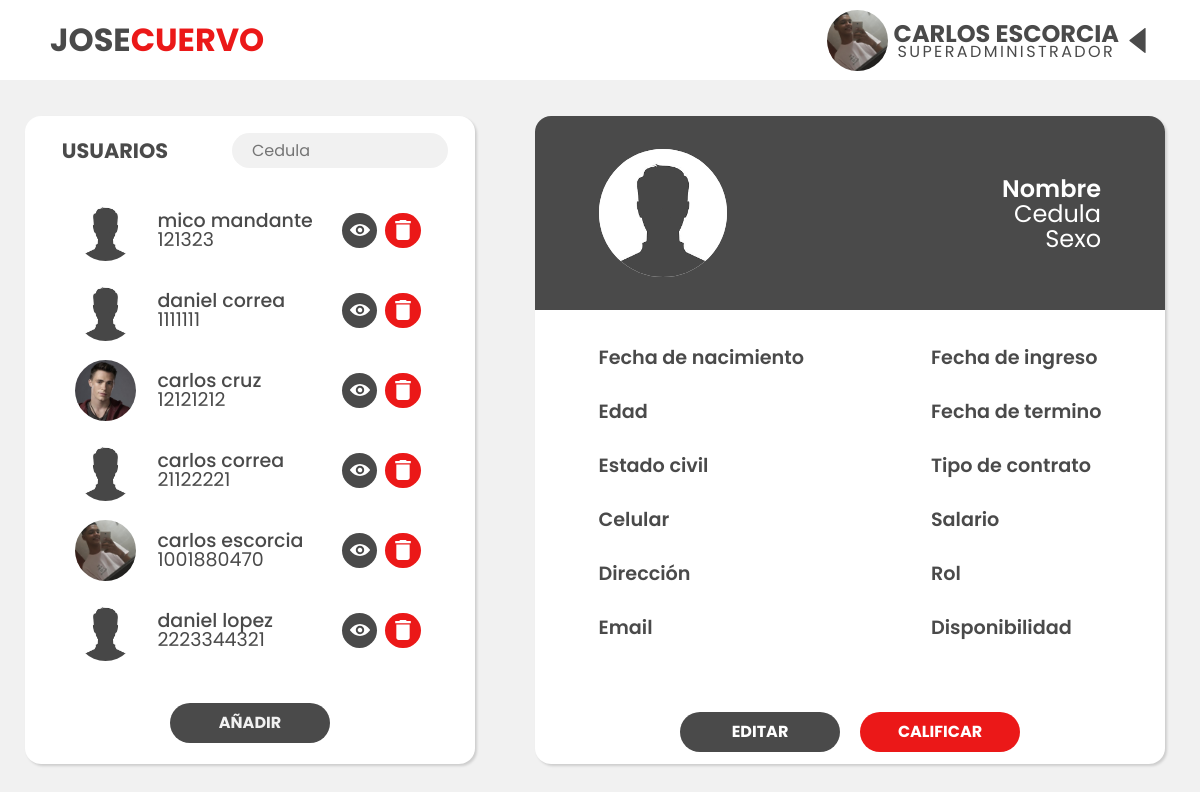
Before: /dashboard (signed in) with the older database file.
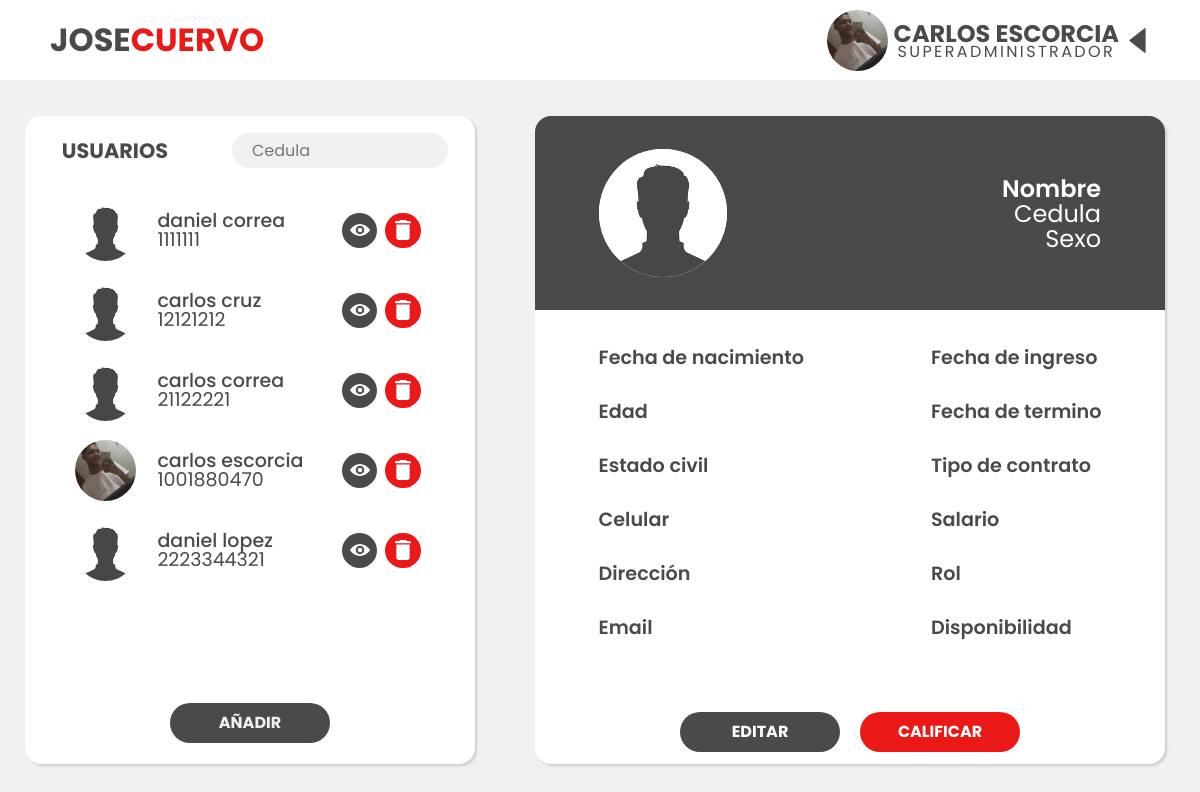
After: the same page with the newer database file.
### tables this page shows
CREATE TABLE usuario (CC INTEGER NOT NULL, nombre VARCHAR, apellido VARCHAR, edad INTEGER, sexo CHAR NOT NULL, fecha_nacimiento DATE, estado_civil VARCHAR, celular INTEGER, direccion VARCHAR, email VARCHAR, fecha_ingreso DATE, fecha_termino DATE, tipo_contrato VARCHAR, salario INTEGER, rol INTEGER, disponibilidad BOOLEAN, foto VARCHAR, contraseña VARCHAR, primera_vez BOOLEAN, registrador VARCHAR, FOREIGN KEY (rol) REFERENCES rol (ID), PRIMARY KEY (CC));

### app.py (the view, shortened to what this page needs)
@app.route('/dashboard', methods=["GET","POST"])
def dashboard():
    if "usuario" in session:
        rol = roles[session["rol"]]
        target = "USUARIOS"
        if session["rol"] == 2:
            target = "EMPLEADOS"
        if request.method == "GET":
            if session["rol"] != 3:
                nombres = session["nombre"] + " " + session["apellido"]
                nombres = nombres.upper()
                imagen = "imgs/default.png"
                try:
                    with sqlite3.connect('joseCuervoDB.db') as con:
                        con.row_factory = sqlite3.Row
                        cur = con.cursor()
                        if session["rol"] == 2:
                            cur.execute("SELECT CC,nombre,foto,apellido FROM usuario WHERE CC != ? AND rol = ? AND disponibilidad=?",[session["usuario"],3,1])
                        else:
                            cur.execute("SELECT CC,nombre,foto,apellido FROM usuario WHERE CC != ? AND disponibilidad=?",[session["usuario"],1])
                        row = cur.fetchall()
                except Error  as er:
                    print('SQLite error: %s' % (' '.join(er.args)))
                return render_template("dashboard.html",nombre=nombres, rol=rol,target=target, row = row,Unombre="Nombre",cedula="Cedula",sexo="Sexo",imagen=imagen,perfil=session["foto"])
            else:
                return redirect("/empleado")
    else:
        return redirect("/")

### templates/dashboard.html (shortened to what this page needs)
{% extends "layout.html" %}
{% block head %}
<link rel="stylesheet" href="{{ url_for('static', filename='styles/vistaAdmin.css') }}">
{% endblock %}
{% block content %}
<main>
    <div class="tabla-usuarios">
        <div class="tabla-usuarios-top">
            <label>{{ target }}</label>
            <div class="search">
                <input type="text" name="" onkeyup="buscar()" id="search-box" placeholder="Cedula">
            </div>
        </div>
        <ul id="tabla">
            {% for r in row %}
            <li>
                <div class="user">
                    <img src='{{ url_for("static", filename=r[2])}}' alt="" class="foto-perfil">
                    <div class="user__info">
                        <p id="Tnombre">{{r["nombre"]}} {{r["apellido"]}}</p>
                        <p>{{r["CC"]}}</p>
                    </div>
                    <div class="buttons">
                        <a class="view" href="{{url_for('buscar',cedula=r['CC'])}}">
                            <img src="{{ url_for('static', filename='imgs/eye.svg') }}" alt="">
                        </a>
                        <a class="delete" onclick="disponible('{{r[0]}}')">
                            <img src="{{ url_for('static', filename='imgs/delete.svg') }}" alt="">
                        </a>
                    </div>
                </div>
            </li>
            {% endfor %}
        </ul>
        <div class="tabla-usuario-boton">
            <a class="button" href="/registro">AÑADIR</a>
        </div>
    </div>
    <div class="info-usuarios">
        <div class="top-info">
            <img src="{{ url_for('static', filename=imagen) }}" alt="">
            <div class="usuario-info-ocupacion">
                <p class="nombre">{{Unombre}}</p>
                <p class="cedula">{{cedula}}</p>
                <p class="ocupacion">{{sexo}}</p>
            </div>
        </div>
        <div class="formulario">
            <div class="izq">
                <div>
                    <p class="titulo">Fecha de nacimiento</p>
                    <p>{{nacimiento}}</p>
                </div>
                <div>
                    <p class="titulo">Edad</p>
                    <p>{{edad}}</p>
                </div>
                <div>
                    <p class="titulo">Estado civil</p>
                    <p>{{estado}}</p>
                </div>
                <div>
                    <p class="titulo">Celular</p>
                    <p>{{celular}}</p>
                </div>
                <div>
                    <p class="titulo">Dirección</p>
                    <p>{{direccion}}</p>
                </div>
                <div>
                    <p class="titulo">Email</p>
                    <p>{{email}}</p>
                </div>
            </div>
            <div class="der">
                <div>
                    <p class="titulo">Fecha de ingreso</p>
                    <p>{{ingreso}}</p>
                </div>
                <div>
                    <p class="titulo">Fecha de termino</p>
                    <p>{{termino}}</p>
                </div>
                <div>
                    <p class="titulo">Tipo de contrato</p>
                    <p>{{tipo}}</p>
                </div>
                <div>
                    <p class="titulo">Salario</p>
                    <p>{{salario}}</p>
                </div>
                <div>
                    <p class="titulo">Rol</p>
                    <p>{{Rol}}</p>
                </div>
                <div>
                    <p class="titulo">Disponibilidad</p>
                    <p>{{disponible}}</p>
                </div>
            </div>
        </div>
        <div class="info-usuarios-buttons">
            <a id="editar"  href="" class="button" >
                <p>EDITAR</p>
            </a>
            <a id="calificar" href="" class="button">
                <p>CALIFICAR</p>
            </a>
        </div>
    </div>
</main>
{% endblock %}

### templates/layout.html (shortened to what this page needs)
<!DOCTYPE html>
<html lang="en">
<head>
    <link rel="stylesheet" href="{{ url_for('static', filename='styles/normalize.css') }}">
    <link rel="stylesheet" href="{{ url_for('static', filename='styles/layout.css') }}">
    <link rel="stylesheet" href="{{ url_for('static', filename='styles/alertas.css') }}">
    <link rel="stylesheet" href="https://cdnjs.cloudflare.com/ajax/libs/font-awesome/4.7.0/css/font-awesome.min.css">
    {% block head %}
    {% endblock %}
</head>
<body>
    <nav class="top">
        <div class="navegacion">
            <label id="logo">JOSE<span>CUERVO</span></label>
            <div class="menu">
                <div class="cuenta">
                    <img src="{{ url_for('static', filename=perfil) }}" alt="foto" id="perfil">
                    <div>
                        <label id="nombre">{{nombre}}</label>
                        <label id="rol">{{rol}}</label>
                    </div>
                    <img src="{{ url_for('static', filename='imgs/downtriangle.svg') }}" alt="icono" id="iconT">
                </div>
            </div>
        </div>
    </nav>
    {% block content %}
    {% endblock %}
</body>
</html>

### static/styles/layout.css (style rules this page uses)
body { background-color: var(--background-color); }
.top { height: 80px; width: 100%; background-color: var(--white); }
.navegacion { display: flex; justify-content: space-between; padding: 0 50px; align-items: center; height: 100%; }
#logo { font-size: 2rem; font-weight: 700; }
#logo span { font-size: 2rem; font-weight: 700; color: var(--main-color); }
.cuenta { display: flex; height: 100%; align-items: center; }
.cuenta div { display: flex; flex-direction: column; justify-content: center; height: 100%; }
#iconT { height: 25px; width: 25px; transform: rotate(90deg); transition: .4s; margin-left: 6px; }
#perfil { height: 61px; width: 61px; border-radius: 50%; object-fit: cover; margin-right: 6px; }
#nombre { font-size: 1.5rem; font-weight: 700; text-align: center; }
#rol { font-size: 1rem; text-align: center; margin-top:-0.7rem; letter-spacing: 0.15rem; }
.menu { position: relative; height: 100%; }
input { width: 80%; border: 2px solid var(--secondary-color); border-radius: 50px; height: 2rem; padding: 1rem 1rem; }

### static/styles/vistaAdmin.css (style rules this page uses)
main { width: 100vw; min-height: calc(100vh - 80px); display: grid; grid-template-columns: minmax(500px, 2fr) minmax(700px, 3fr); align-items: center; }
.tabla-usuarios, .info-usuarios { background-color: white; border-radius: 1rem; width: 90%; margin: auto; height: 90%; box-shadow: rgba(0, 0, 0, 0.15) 1.95px 1.95px 2.6px; }
.tabla-usuarios { display: flex; flex-direction: column; align-items: center; }
.tabla-usuarios-top { width: 100%; display: flex; align-items: center; height: 70px; }
.tabla-usuarios-top label { font-size: 1.3rem; font-weight: 700; text-align: center; width: 40%; }
.search { display: flex; justify-content: center; width: 60%; }
.search input[type=text] { border: 0; background-color: var(--background-color); border-radius: 1.25rem; width: 80%; height: 2.2rem; padding: 0.75rem 1.25rem; }
#tabla { list-style-type: none; width: 97%; height: 80%; display: flex; flex-direction: column; align-items: center; overflow-y: scroll; }
#tabla li { width: 80%; height: 4.2rem; margin-top: 0.8rem; }
.view, .delete { display: flex; width: 2.2rem; height: 2.2rem; border: 0; margin: 0 4px; border-radius: 50%; justify-content: center; align-items: center; }
.view { background-color: var(--secondary-color); }
.delete { background-color: var(--main-color); }
.delete img, .view img { object-fit: cover; height: 20px; width: 20px; }
.foto-perfil { height: 61px; width: 61px; border-radius: 50%; object-fit: cover; margin-right: 6px; }
.user { width: 100%; height: 98%; display: flex; align-items: center; justify-content: space-evenly; min-width: 290px; }
.user__info { display: flex; justify-content: center; flex-direction: column; width: 70%; height: 98%; font-size: 0.85em; }
.user__info p { font-size: 1.4em; font-weight: 500; padding-left: 15px; }
.user__info p + p { font-size: 1.4em; font-weight: 400; margin-top: -10px; }
.buttons { max-width: 100px; display: flex; }
.tabla-usuario-boton { display: flex; width: 100%; height: calc(20% - 70px); justify-content: center; align-items: center; margin-bottom: 12px; }
.info-usuarios-buttons p { color: white; }
.button { border: 0; border-radius: 25px; height: 2.5rem; width: 10rem; color: var(--background-color); background-color: var(--secondary-color); font-weight: bold; align-items: center; }
.top-info { display: flex; background: var(--secondary-color); border-radius: 1rem 1rem 0 0; width: 100%; height: 30%; align-items: center; justify-content: space-between; padding: 0 4rem; }
.top-info img { background: white; height: 8rem; width: 8rem; border-radius: 50%; object-fit: cover; }
.top-info p { text-align: right; color: white; }
.nombre { font-size: 1.5rem; font-weight: 600; }
.cedula { font-size: 1.5rem; margin-top: -10px; }
.ocupacion { font-size: 1.5rem; font-weight: 400; margin-top: -10px; }
.titulo { color: var(--secondary-color); font-weight: 600; font-size: 1.2rem; }
.izq p,.der p { height: 2rem; }
.izq p + p,.der p + p { margin-top: -10px; }
.formulario { height: 60%; display: flex; justify-content: space-around; align-items: center; }
.info-usuarios-buttons { height: 10%; display: flex; justify-content: center; align-items: center; }
#calificar { background: var(--main-color); margin-left: 20px; }
a { display: flex; align-items: center; justify-content: center; text-decoration: none; }

Changed rows visible on the page:
no longer on this page (row edited): usuario: foto (placeholder picture), nombre "mico", apellido "mandante", CC "121323"
changed usuario "cruz": foto: picture removed, a placeholder shows
